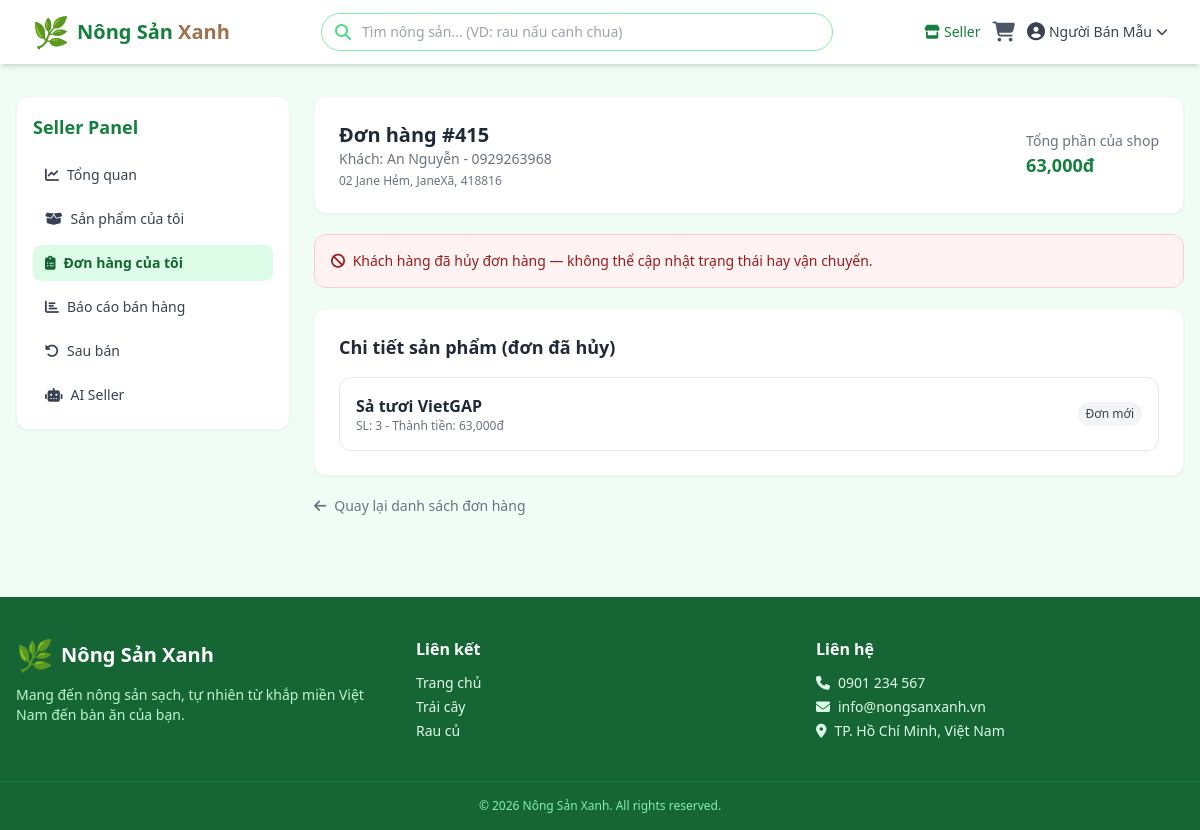
Page /seller/orders/415 (signed in) on the committed database.
### models.py (models this page shows, shortened)
class User(UserMixin, db.Model):
    __tablename__ = 'users'
    id = db.Column(db.Integer, primary_key=True)
    username = db.Column(db.String(80), unique=True, nullable=False, index=True)
    email = db.Column(db.String(120), unique=True, nullable=False, index=True)
    password_hash = db.Column(db.String(256), nullable=False)
    full_name = db.Column(db.String(150), nullable=False)
    phone = db.Column(db.String(20), nullable=True)
    address = db.Column(db.String(300), nullable=True)
    role = db.Column(db.String(20), nullable=False, default='buyer')  # 'admin' | 'seller' | 'buyer'
    is_active = db.Column(db.Boolean, default=True)
    created_at = db.Column(db.DateTime, default=datetime.utcnow)
    orders = db.relationship('Order', backref='customer', lazy='dynamic')
    products = db.relationship('Product', backref='seller', lazy='dynamic', foreign_keys='Product.seller_id')
    def is_admin(self):
        return self.role == 'admin'
    def is_seller(self):
        return self.role == 'seller'

class Order(db.Model):
    __tablename__ = 'orders'
    id = db.Column(db.Integer, primary_key=True)
    user_id = db.Column(db.Integer, db.ForeignKey('users.id'), nullable=False)
    order_date = db.Column(db.DateTime, default=datetime.utcnow)
    status = db.Column(db.String(30), nullable=False, default='Đang xử lý')
    total_amount = db.Column(db.Float, nullable=False, default=0)
    shipping_name = db.Column(db.String(150), nullable=False)
    shipping_phone = db.Column(db.String(20), nullable=False)
    shipping_address = db.Column(db.String(500), nullable=False)
    note = db.Column(db.Text, nullable=True)
    admin_confirmed_at = db.Column(db.DateTime, nullable=True)
    items = db.relationship('OrderItem', backref='order', lazy='joined', cascade='all, delete-orphan')
    payment = db.relationship('Payment', backref='order', uselist=False, cascade='all, delete-orphan')

class OrderItem(db.Model):
    __tablename__ = 'order_items'
    id = db.Column(db.Integer, primary_key=True)
    order_id = db.Column(db.Integer, db.ForeignKey('orders.id'), nullable=False)
    product_id = db.Column(db.Integer, db.ForeignKey('products.id'), nullable=False)
    product_name = db.Column(db.String(200), nullable=False)
    product_price = db.Column(db.Float, nullable=False)
    quantity = db.Column(db.Integer, nullable=False, default=1)
    subtotal = db.Column(db.Float, nullable=False, default=0)
    seller_status = db.Column(db.String(30), nullable=False, default='Đơn mới')
    shipping_code = db.Column(db.String(100), nullable=True)
    shipping_carrier = db.Column(db.String(100), nullable=True)
    shipping_updated_at = db.Column(db.DateTime, nullable=True)
    shipment = db.relationship('Shipment', backref='order_item', uselist=False, cascade='all, delete-orphan')

### app.py (the view)
@app.route('/seller/orders/<int:order_id>')
@seller_required
def seller_order_detail(order_id):
    order = Order.query.get_or_404(order_id)
    seller_items = (
        OrderItem.query.join(Product, OrderItem.product_id == Product.id)
        .filter(
            OrderItem.order_id == order.id,
            Product.seller_id == current_user.id,
        )
        .all()
    )
    if not seller_items:
        abort(403)
    seller_total = sum(item.subtotal for item in seller_items)
    return render_template('seller/order_detail.html',
                           order=order,
                           seller_items=seller_items,
                           seller_total=seller_total)

### app.py (called while the page is built)
@login_manager.user_loader
def load_user(user_id):
    return db.session.get(User, int(user_id))

def seller_required(f):
    @wraps(f)
    @login_required
    def decorated_function(*args, **kwargs):
        if not current_user.is_seller():
            abort(403)
        if not current_user.is_active:
            abort(403)
        return f(*args, **kwargs)
    return decorated_function

@app.context_processor
def inject_cart_count():
    cart = session.get('cart', {})
    count = sum(item['quantity'] for item in cart.values())
    return dict(cart_count=count, image_url=build_image_url)

### templates/seller/order_detail.html (shortened to what this page needs)
{% extends 'seller/base_seller.html' %}
{% block seller_content %}
<div class="space-y-5">
    <div class="bg-white rounded-xl border border-gray-100 shadow-sm p-6">
        <div class="flex flex-col sm:flex-row sm:items-center sm:justify-between gap-3">
            <div>
                <h1 class="text-xl font-bold text-gray-800">Đơn hàng #{{ order.id }}</h1>
                <p class="text-sm text-gray-500">
                    Khách: {{ order.customer.full_name }} - {{ order.shipping_phone }}
                </p>
                <p class="text-xs text-gray-500 mt-1">{{ order.shipping_address }}</p>
            </div>
            <div class="text-sm">
                <p class="text-gray-500">Tổng phần của shop</p>
                <p class="text-lg font-bold text-green-brand-700">{{ "{:,.0f}".format(seller_total) }}đ</p>
            </div>
        </div>
    </div>
    {% if order.status == 'Đã hủy' %}
    <div class="bg-red-50 border border-red-200 rounded-xl p-4 text-sm text-red-800">
        <i class="fas fa-ban mr-1"></i>
        Khách hàng đã hủy đơn hàng — không thể cập nhật trạng thái hay vận chuyển.
    </div>
    {% endif %}
    <div class="bg-white rounded-xl border border-gray-100 shadow-sm p-6">
        <h2 class="text-lg font-semibold text-gray-800 mb-4">
            {% if order.status == 'Đã hủy' %}Chi tiết sản phẩm (đơn đã hủy){% else %}Cập nhật trạng thái và vận chuyển theo từng sản phẩm{% endif %}
        </h2>
        <div class="space-y-4">
            {% for item in seller_items %}
            <div class="border border-gray-200 rounded-xl p-4">
                <div class="flex flex-col sm:flex-row sm:items-center sm:justify-between gap-3">
                    <div>
                        <p class="font-semibold text-gray-800">{{ item.product_name }}</p>
                        <p class="text-xs text-gray-500">
                            SL: {{ item.quantity }} - Thành tiền: {{ "{:,.0f}".format(item.subtotal) }}đ
                        </p>
                    </div>
                    <span class="px-2 py-1 rounded-full text-xs bg-gray-100 text-gray-700">{{ item.seller_status }}</span>
                </div>
            </div>
            {% endfor %}
        </div>
    </div>
    <a href="{{ url_for('seller_orders') }}" class="inline-flex items-center gap-2 text-sm text-gray-500 hover:text-green-brand-700 transition">
        <i class="fas fa-arrow-left"></i> Quay lại danh sách đơn hàng
    </a>
</div>
{% endblock %}

### templates/base.html (shortened to what this page needs)
<!DOCTYPE html>
<html lang="vi">
<head>
    <script src="https://cdn.tailwindcss.com"></script>
    <link rel="stylesheet" href="https://cdnjs.cloudflare.com/ajax/libs/font-awesome/6.5.0/css/all.min.css">
</head>
<body class="bg-green-brand-50 text-gray-800 min-h-screen flex flex-col">
    <nav class="bg-white shadow-md sticky top-0 z-50">
        <div class="max-w-7xl mx-auto px-4 sm:px-6 lg:px-8">
            <div class="flex justify-between items-center h-16">
                <a href="{{ url_for('index') }}" class="flex items-center gap-2">
                    <span class="text-3xl">🌿</span>
                    <span class="text-xl font-bold text-green-brand-700">Nông Sản <span class="text-earth-500">Xanh</span></span>
                </a>
                <div class="hidden md:flex flex-1 max-w-lg mx-8">
                    <form action="{{ url_for('index') }}" method="GET" class="w-full relative">
                        <input type="text" name="q" value="{{ request.args.get('q', '') }}"
                               placeholder="Tìm nông sản... (VD: rau nấu canh chua)"
                               class="w-full pl-10 pr-4 py-2 rounded-full border border-green-brand-300 focus:border-green-brand-500 focus:ring-2 focus:ring-green-brand-200 outline-none text-sm"
                               id="searchInput" autocomplete="off">
                        <i class="fas fa-search absolute left-3.5 top-1/2 -translate-y-1/2 text-green-brand-400"></i>
                    </form>
                </div>
                <div class="flex items-center gap-3">
                    {% if current_user.is_authenticated %}
                        {% if current_user.is_admin() %}
                            <a href="{{ url_for('admin_dashboard') }}" class="hidden sm:inline-flex items-center gap-1 text-sm text-green-brand-700 hover:text-green-brand-900 font-medium">
                                <i class="fas fa-tachometer-alt"></i> Admin
                            </a>
                        {% elif current_user.is_seller() %}
                            <a href="{{ url_for('seller_dashboard') }}" class="hidden sm:inline-flex items-center gap-1 text-sm text-green-brand-700 hover:text-green-brand-900 font-medium">
                                <i class="fas fa-store"></i> Seller
                            </a>
                        {% endif %}
                        <a href="{{ url_for('cart') }}" class="relative text-gray-600 hover:text-green-brand-700">
                            <i class="fas fa-shopping-cart text-xl"></i>
                        </a>
                        <details class="relative">
                            <summary class="flex items-center gap-1 text-sm text-gray-700 hover:text-green-brand-700 font-medium cursor-pointer list-none">
                                <i class="fas fa-user-circle text-lg"></i>
                                <span class="hidden sm:inline">{{ current_user.full_name }}</span>
                                <i class="fas fa-chevron-down text-xs"></i>
                            </summary>
                        </details>
                    {% endif %}
                </div>
            </div>
        </div>
    </nav>
    <main class="flex-1">
        {% block content %}{% endblock %}
    </main>
    <footer class="bg-green-brand-800 text-green-brand-100 mt-12">
        <div class="max-w-7xl mx-auto px-4 py-10 grid grid-cols-1 md:grid-cols-3 gap-8">
            <div>
                <div class="flex items-center gap-2 mb-3">
                    <span class="text-3xl">🌿</span>
                    <span class="text-xl font-bold text-white">Nông Sản Xanh</span>
                </div>
                <p class="text-sm text-green-brand-200">Mang đến nông sản sạch, tự nhiên từ khắp miền Việt Nam đến bàn ăn của bạn.</p>
            </div>
            <div>
                <h4 class="font-semibold text-white mb-3">Liên kết</h4>
                <ul class="space-y-1 text-sm">
                    <li><a href="{{ url_for('index') }}" class="hover:text-white transition">Trang chủ</a></li>
                    <li><a href="{{ url_for('index', category='Trái cây') }}" class="hover:text-white transition">Trái cây</a></li>
                    <li><a href="{{ url_for('index', category='Rau củ') }}" class="hover:text-white transition">Rau củ</a></li>
                </ul>
            </div>
            <div>
                <h4 class="font-semibold text-white mb-3">Liên hệ</h4>
                <ul class="space-y-1 text-sm">
                    <li><i class="fas fa-phone mr-2"></i>0901 234 567</li>
                    <li><i class="fas fa-envelope mr-2"></i>info@nongsanxanh.vn</li>
                    <li><i class="fas fa-map-marker-alt mr-2"></i>TP. Hồ Chí Minh, Việt Nam</li>
                </ul>
            </div>
        </div>
        <div class="border-t border-green-brand-700 text-center py-4 text-xs text-green-brand-300">
            &copy; 2026 Nông Sản Xanh. All rights reserved.
        </div>
    </footer>
</body>
</html>

### rows in the picture
User: full_name "Người Bán Mẫu"
Order: id "415", shipping_phone "0929263968", shipping_address "02 Jane Hẻm, JaneXã, 418816"
User: customer.full_name "An Nguyễn"
OrderItem: product_name "Sả tươi VietGAP", quantity "3", subtotal "63,000", seller_status "Đơn mới"

### other values in the picture
{{ "{:,.0f}".format(seller_total) }} "63,000"
